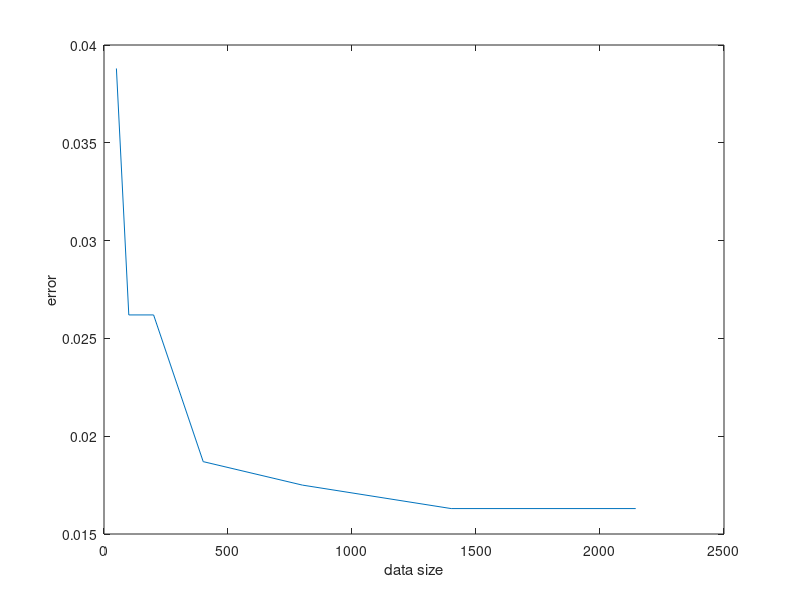

Here is the MATLAB script that generated this plot:
clear all;close all;clc;
ndatasize   = [ 50 100 200 400 800 1400 2144 ];
nberror     = [ 0.0388  0.0262  0.0262 0.0187 0.0175 0.0163  0.0163];
svmdatasize = [ 50 100 200 400 800 1400 2144 ];
svmerror    = [ 0.0525 0.0312 0.0125 0.0150 0.0125 0.0100 0.0063];
plot(ndatasize,nberror);
xlabel('data size');
ylabel('error');